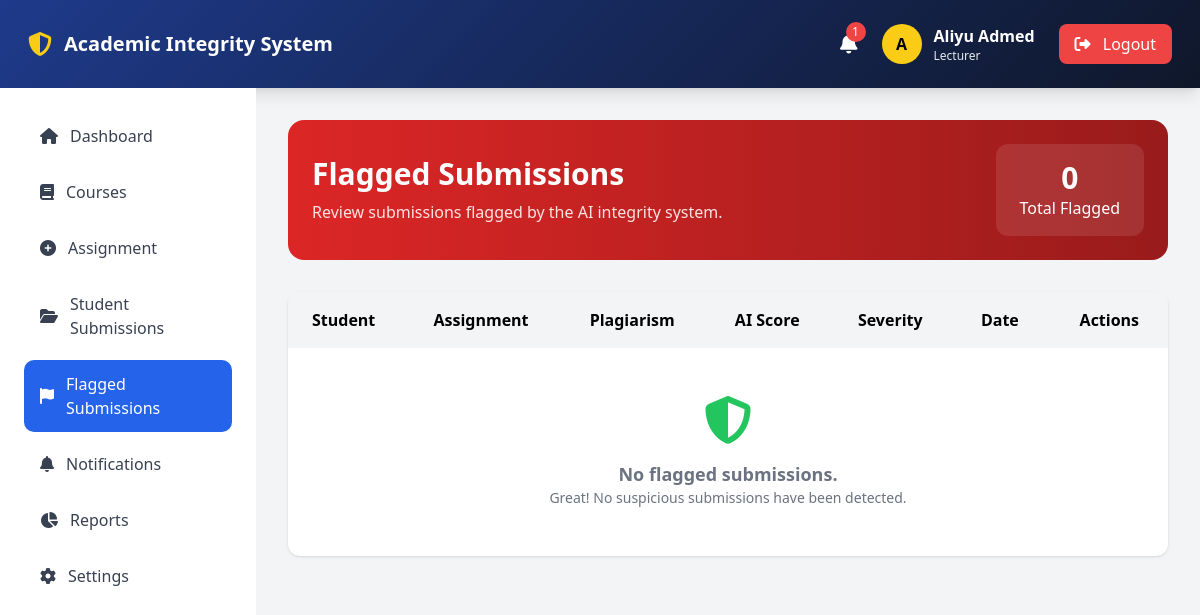
The page /lecturers/flagged-submissions (signed in) on the database its author committed.
### app/models.py (models this page shows, shortened)
class User(UserMixin, db.Model):
    __tablename__ = 'users'
    id = db.Column(db.Integer, primary_key=True)
    username = db.Column(db.String(50), unique=True, nullable=False)
    email = db.Column(db.String(100), unique=True, nullable=False)
    password_hash = db.Column(db.String(255), nullable=False)
    first_name = db.Column(db.String(50), nullable=False)
    last_name = db.Column(db.String(50), nullable=False)
    role = db.Column(db.String(20), default='student')
    department = db.Column(db.String(100))
    faculty = db.Column(db.String(100))
    created_at = db.Column(db.DateTime, default=datetime.utcnow)
    updated_at = db.Column(db.DateTime, default=datetime.utcnow, onupdate=datetime.utcnow)
    last_login = db.Column(db.DateTime)
    is_active = db.Column(db.Boolean, default=True)
    student_profile = db.relationship('Student', backref='user', uselist=False, cascade='all, delete-orphan')
    lecturer_profile = db.relationship('Lecturer', backref='user', uselist=False, cascade='all, delete-orphan')
    @property
    def full_name(self):
        return f"{self.first_name} {self.last_name}"

### app/lecturers/routes.py (the view)
@lecturers_bp.route("/flagged-submissions")
@login_required
def flagged_submissions():
    if current_user.role != "lecturer":
        flash("Access denied.", "danger")
        return redirect(url_for("auth.login"))
    lecturer = current_user.lecturer_profile
    suspicious_submissions = (
        SuspiciousSubmission.query
        .join(Submission)
        .join(Assignment)
        .join(Course)
        .filter(Course.lecturer_id == lecturer.id)
        .order_by(SuspiciousSubmission.created_at.desc())
        .all()
    )
    return render_template(
        "lecturers/flagged_submissions.html",
        suspicious_submissions=suspicious_submissions
    )

### app/__init__.py (called while the page is built)
@login_manager.user_loader
def load_user(user_id):
    from app.models import User
    return User.query.get(int(user_id))

### app/templates/lecturers/flagged_submissions.html (shortened to what this page needs)
{% extends "base.html" %}
{% block content %}
<div class="space-y-8">
    <div class="bg-gradient-to-r from-red-600 to-red-800 rounded-2xl p-6 text-white">
        <div class="flex justify-between items-center">
            <div>
                <h1 class="text-3xl font-bold">
                    Flagged Submissions
                </h1>
                <p class="text-red-100 mt-2">
                    Review submissions flagged by the AI integrity system.
                </p>
            </div>
            <div class="bg-white/10 rounded-xl px-6 py-4 text-center">
                <p class="text-3xl font-bold">
                    {{ suspicious_submissions|length }}
                </p>
                <p>Total Flagged</p>
            </div>
        </div>
    </div>
    <div class="bg-white rounded-xl shadow overflow-hidden">
        <table class="min-w-full">
            <thead class="bg-gray-100">
                <tr>
                    <th class="px-6 py-4 text-left">Student</th>
                    <th class="px-6 py-4 text-left">Assignment</th>
                    <th class="px-6 py-4 text-left">Plagiarism</th>
                    <th class="px-6 py-4 text-left">AI Score</th>
                    <th class="px-6 py-4 text-left">Severity</th>
                    <th class="px-6 py-4 text-left">Date</th>
                    <th class="px-6 py-4 text-center">Actions</th>
                </tr>
            </thead>
            <tbody>
            {% for suspicious in suspicious_submissions %}
                {% set submission = suspicious.submission %}
                <tr class="border-t hover:bg-gray-50">
                    <td class="px-6 py-4">
                        <div>
                            <p class="font-semibold">
                                {{ submission.student.user.full_name }}
                            </p>
                            <p class="text-sm text-gray-500">
                                {{ submission.student.matric_number }}
                            </p>
                        </div>
                    </td>
                    <td class="px-6 py-4">
                        {{ submission.assignment.title }}
                    </td>
                    <td class="px-6 py-4">
                        <span class="font-semibold text-red-600">
                            {{ submission.analysis.plagiarism_score }}%
                        </span>
                    </td>
                    <td class="px-6 py-4">
                        <span class="font-semibold text-purple-600">
                            {{ submission.analysis.ai_generated_score }}%
                        </span>
                    </td>
                    <td class="px-6 py-4">
                        {% if suspicious.severity == "high" %}
                            <span class="bg-red-100 text-red-700 px-3 py-1 rounded-full text-sm">
                                High
                            </span>
                        {% elif suspicious.severity == "medium" %}
                            <span class="bg-yellow-100 text-yellow-700 px-3 py-1 rounded-full text-sm">
                                Medium
                            </span>
                        {% else %}
                            <span class="bg-green-100 text-green-700 px-3 py-1 rounded-full text-sm">
                                Low
                            </span>
                        {% endif %}
                    </td>
                    <td class="px-6 py-4">
                        {{ suspicious.created_at.strftime("%d %b %Y") }}
                    </td>
                    <td class="px-6 py-4 text-center">
                        <div class="flex justify-center gap-4">
                            <a href="{{ url_for('lecturers.view_submission', id=submission.id) }}"
                               class="text-blue-600 hover:text-blue-800"
                               title="Review">
                                <i class="fas fa-eye"></i>
                            </a>
                            <a href="{{ url_for('lecturers.download_submission', id=submission.id) }}"
                               class="text-green-600 hover:text-green-800"
                               title="Download">
                                <i class="fas fa-download"></i>
                            </a>
                        </div>
                    </td>
                </tr>
            {% else %}
                <tr>
                    <td colspan="7" class="py-12 text-center text-gray-500">
                        <i class="fas fa-shield-alt text-5xl mb-4 text-green-500"></i>
                        <p class="text-lg font-semibold">
                            No flagged submissions.
                        </p>
                        <p class="text-sm">
                            Great! No suspicious submissions have been detected.
                        </p>
                    </td>
                </tr>
            {% endfor %}
            </tbody>
        </table>
    </div>
</div>
{% endblock %}

### app/templates/includes/navbar.html (shortened to what this page needs)
<nav class="gradient-bg shadow-lg p-2 md:p-3">
    <div class="px-4 h-16 flex justify-between items-center">
        <div class="flex items-center gap-3">
            <i class="fas fa-shield-alt text-yellow-400 text-2xl"></i>
            <span class="text-white text-xl font-bold">
                Academic Integrity System
            </span>
        </div>
        {% if current_user.is_authenticated %}
        <div class="flex items-center gap-6">
            <a href="{{ url_for('notifications.index') }}"
               class="relative text-white hover:text-yellow-400">
                <i class="fas fa-bell text-xl"></i>
                {% if current_user.notifications %}
                <span class="absolute -top-2 -right-2
                bg-red-500 text-white text-xs
                rounded-full h-5 w-5
                flex items-center justify-center">
                    {{ current_user.notifications|length }}
                </span>
                {% endif %}
            </a>
            <div class="flex items-center gap-3">
                <div class="h-10 w-10 rounded-full
                bg-yellow-400 text-black
                flex items-center justify-center
                font-bold">
                    {{ current_user.first_name[0] }}
                </div>
                <div class="text-white">
                    <p class="font-semibold">
                        {{ current_user.full_name }}
                    </p>
                    <p class="text-xs text-gray-200">
                        {{ current_user.role|title }}
                    </p>
                </div>
            </div>
            <a href="{{ url_for('auth.logout') }}"
               class="bg-red-500 hover:bg-red-600
               px-4 py-2 rounded-lg text-white">
                <i class="fas fa-sign-out-alt mr-2"></i>
                Logout
            </a>
        </div>
        {% endif %}
    </div>
</nav>

### app/templates/base.html (style rules this page uses)
.gradient-bg { background: linear-gradient(135deg, #1e3a8a, #0f172a); }

### rows shown on the page
User: first_name "A", full_name "Aliyu Admed", role "Lecturer"

### other values the page prints
{{ current_user.notifications|length }} "1"
{{ suspicious_submissions|length }} "0"
